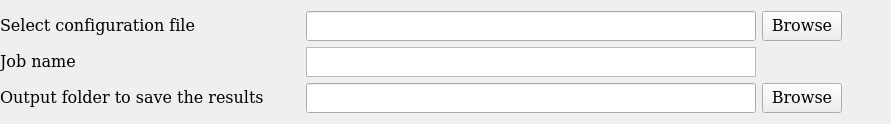
                     <widget class="QFrame" name="frame_27">
                      <property name="minimumSize">
                       <size>
                        <width>0</width>
                        <height>0</height>
                       </size>
                      </property>
                      <property name="maximumSize">
                       <size>
                        <width>16777215</width>
                        <height>120</height>
                       </size>
                      </property>
                      <property name="frameShape">
                       <enum>QFrame::Shape::NoFrame</enum>
                      </property>
                      <property name="frameShadow">
                       <enum>QFrame::Shadow::Raised</enum>
                      </property>
                      <layout class="QGridLayout" name="gridLayout_9">
                       <property name="leftMargin">
                        <number>0</number>
                       </property>
                       <property name="rightMargin">
                        <number>9</number>
                       </property>
                       <property name="verticalSpacing">
                        <number>6</number>
                       </property>
                       <item row="0" column="5">
                        <widget class="QPushButton" name="examine_yaml_bn">
                         <property name="minimumSize">
                          <size>
                           <width>0</width>
                           <height>30</height>
                          </size>
                         </property>
                         <property name="maximumSize">
                          <size>
                           <width>16777215</width>
                           <height>30</height>
                          </size>
                         </property>
                         <property name="font">
                          <font>
                           <family>DejaVu Math TeX Gyre</family>
                           <pointsize>12</pointsize>
                          </font>
                         </property>
                         <property name="text">
                          <string>Browse</string>
                         </property>
                        </widget>
                       </item>
                       <item row="0" column="3">
                        <widget class="QLineEdit" name="select_yaml_name_label">
                         <property name="minimumSize">
                          <size>
                           <width>450</width>
                           <height>30</height>
                          </size>
                         </property>
                         <property name="maximumSize">
                          <size>
                           <width>450</width>
                           <height>30</height>
                          </size>
                         </property>
                         <property name="font">
                          <font>
                           <family>DejaVu Math TeX Gyre</family>
                           <pointsize>12</pointsize>
                          </font>
                         </property>
                        </widget>
                       </item>
                       <item row="0" column="2">
                        <widget class="QPushButton" name="select_yaml_name_info">
                         <property name="minimumSize">
                          <size>
                           <width>30</width>
                           <height>30</height>
                          </size>
                         </property>
                         <property name="maximumSize">
                          <size>
                           <width>30</width>
                           <height>30</height>
                          </size>
                         </property>
                         <property name="toolTip">
                          <string>&lt;html&gt;&lt;head/&gt;&lt;body&gt;&lt;p&gt;&lt;span style=&quot; font-size:12pt;&quot;&gt;YAML configuration file to run BiaPy with. If you completed the proccess of creating a new YAML file this value will be set pointing to file. However, you can change it too.&lt;/span&gt;&lt;/p&gt;&lt;/body&gt;&lt;/html&gt;</string>
                         </property>
                         <property name="styleSheet">
                          <string notr="true">QPushButton {
  border: none;
}</string>
                         </property>
                         <property name="text">
                          <string/>
                         </property>
                        </widget>
                       </item>
                       <item row="0" column="6">
                        <spacer name="horizontalSpacer_24">
                         <property name="orientation">
                          <enum>Qt::Orientation::Horizontal</enum>
                         </property>
                         <property name="sizeHint" stdset="0">
                          <size>
                           <width>40</width>
                           <height>20</height>
                          </size>
                         </property>
                        </spacer>
                       </item>
                       <item row="3" column="5">
                        <widget class="QPushButton" name="output_folder_bn">
                         <property name="minimumSize">
                          <size>
                           <width>0</width>
                           <height>30</height>
                          </size>
                         </property>
                         <property name="maximumSize">
                          <size>
                           <width>16777215</width>
                           <height>30</height>
                          </size>
                         </property>
                         <property name="font">
                          <font>
                           <family>DejaVu Math TeX Gyre</family>
                           <pointsize>12</pointsize>
                          </font>
                         </property>
                         <property name="text">
                          <string>Browse</string>
                         </property>
                        </widget>
                       </item>
                       <item row="3" column="2">
                        <widget class="QPushButton" name="output_folder_info">
                         <property name="minimumSize">
                          <size>
                           <width>30</width>
                           <height>30</height>
                          </size>
                         </property>
                         <property name="maximumSize">
                          <size>
                           <width>30</width>
                           <height>30</height>
                          </size>
                         </property>
                         <property name="toolTip">
                          <string>&lt;html&gt;&lt;head/&gt;&lt;body&gt;&lt;p&gt;&lt;span style=&quot; font-size:12pt;&quot;&gt;Path to store the results. If you complete the proccess of creating a new one automatically this will point to the folder where you select to save the YAML file. It will be used to create a folder in the output path you selected. For instance, if the job name was set to &amp;quot;my_semantic_segmentation&amp;quot;, and if the output folder to save the results is &amp;quot;/home/user/Downloads&amp;quot;, all results of the experiment will be placed at : /home/user/Downloads/my_semantic_segmentation &lt;/span&gt;&lt;/p&gt;&lt;/body&gt;&lt;/html&gt;</string>
                         </property>
                         <property name="styleSheet">
                          <string notr="true">QPushButton {
  border: none;
}</string>
                         </property>
                         <property name="text">
                          <string/>
                         </property>
                        </widget>
                       </item>
                       <item row="0" column="0" colspan="2">
                        <widget class="QLabel" name="select_yaml_label">
                         <property name="font">
                          <font>
                           <family>DejaVu Math TeX Gyre</family>
                           <pointsize>12</pointsize>
                          </font>
                         </property>
                         <property name="toolTip">
                          <string/>
                         </property>
                         <property name="text">
                          <string>Select configuration file</string>
                         </property>
                        </widget>
                       </item>
                       <item row="2" column="0">
                        <widget class="QLabel" name="label_138">
                         <property name="font">
                          <font>
                           <family>DejaVu Math TeX Gyre</family>
                           <pointsize>12</pointsize>
                          </font>
                         </property>
                         <property name="toolTip">
                          <string/>
                         </property>
                         <property name="text">
                          <string>Job name</string>
                         </property>
                        </widget>
                       </item>
                       <item row="2" column="2">
                        <widget class="QPushButton" name="job_name_info">
                         <property name="minimumSize">
                          <size>
                           <width>30</width>
                           <height>30</height>
                          </size>
                         </property>
                         <property name="maximumSize">
                          <size>
                           <width>30</width>
                           <height>30</height>
                          </size>
                         </property>
                         <property name="toolTip">
                          <string>&lt;html&gt;&lt;head/&gt;&lt;body&gt;&lt;p&gt;&lt;span style=&quot; font-size:12pt;&quot;&gt;Name of the job. It will be used to create a folder in the output path you selected. For instance, if the job name was set to &amp;quot;my_semantic_segmentation&amp;quot;, and if the output folder to save the results is &amp;quot;/home/user/Downloads&amp;quot;, all results of the experiment will be placed at : /home/user/Downloads/my_semantic_segmentation &lt;/span&gt;&lt;/p&gt;&lt;/body&gt;&lt;/html&gt;</string>
                         </property>
                         <property name="styleSheet">
                          <string notr="true">QPushButton {
  border: none;
}</string>
                         </property>
                         <property name="text">
                          <string/>
                         </property>
                        </widget>
                       </item>
                       <item row="3" column="3">
                        <widget class="QLineEdit" name="output_folder_input">
                         <property name="minimumSize">
                          <size>
                           <width>450</width>
                           <height>30</height>
                          </size>
                         </property>
                         <property name="maximumSize">
                          <size>
                           <width>450</width>
                           <height>30</height>
                          </size>
                         </property>
                         <property name="font">
                          <font>
                           <family>DejaVu Math TeX Gyre</family>
                           <pointsize>12</pointsize>
                          </font>
                         </property>
                        </widget>
                       </item>
                       <item row="3" column="0" colspan="2">
                        <widget class="QLabel" name="output_folder_label">
                         <property name="maximumSize">
                          <size>
                           <width>16777215</width>
                           <height>35</height>
                          </size>
                         </property>
                         <property name="font">
                          <font>
                           <family>DejaVu Math TeX Gyre</family>
                           <pointsize>12</pointsize>
                          </font>
                         </property>
                         <property name="toolTip">
                          <string/>
                         </property>
                         <property name="text">
                          <string>Output folder to save the results</string>
                         </property>
                        </widget>
                       </item>
                       <item row="2" column="3">
                        <widget class="QPlainTextEdit" name="job_name_input">
                         <property name="minimumSize">
                          <size>
                           <width>450</width>
                           <height>30</height>
                          </size>
                         </property>
                         <property name="maximumSize">
                          <size>
                           <width>450</width>
                           <height>30</height>
                          </size>
                         </property>
                         <property name="font">
                          <font>
                           <family>DejaVu Math TeX Gyre</family>
                           <pointsize>12</pointsize>
                          </font>
                         </property>
                         <property name="verticalScrollBarPolicy">
                          <enum>Qt::ScrollBarPolicy::ScrollBarAlwaysOff</enum>
                         </property>
                         <property name="horizontalScrollBarPolicy">
                          <enum>Qt::ScrollBarPolicy::ScrollBarAlwaysOff</enum>
                         </property>
                         <property name="lineWrapMode">
                          <enum>QPlainTextEdit::LineWrapMode::NoWrap</enum>
                         </property>
                        </widget>
                       </item>
                      </layout>
                     </widget>
